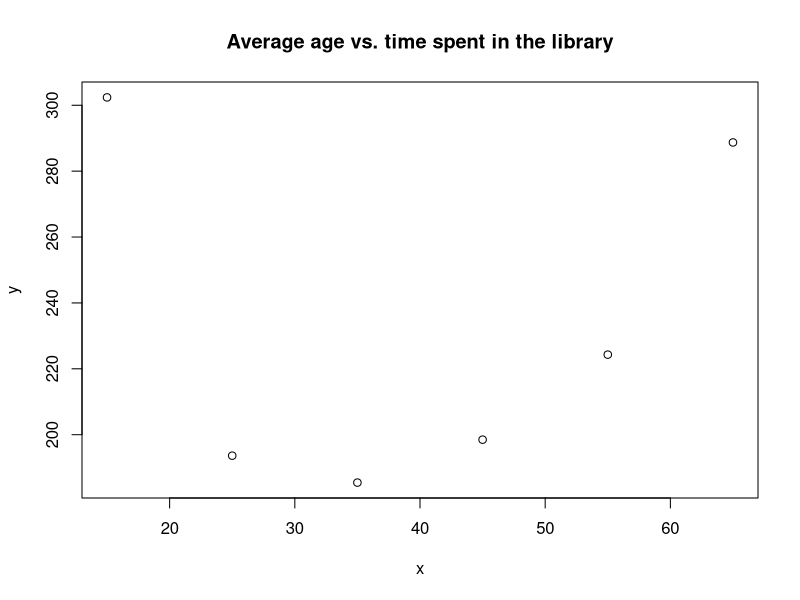

Generate this figure with R:
x=c(15,25,35,45,55,65)
y=c(302.38, 193.63, 185.46, 198.49, 224.30, 288.71)
plot(x,y,main="Average age vs. time spent in the library",xlab="x",ylab="y")


x=c(23,27,28,28,29,30,31,33,35,36) 
y=c(18,20,22,27,21,29,27,29,28,29) 
cor.test(x,y)
cor.test(x,y,method="pearson")
var(x)
var(y)
r=(var(x,y)/(sqrt(var(x)*var(y))))
r
selection =c(44,49,52,54,47,76,65,60,63,58,50,67) 
proficiency =c(48,55,45,60,43,80,58,50,77,46,47,65) 
cor.test(selection,proficiency,method="spearman")
